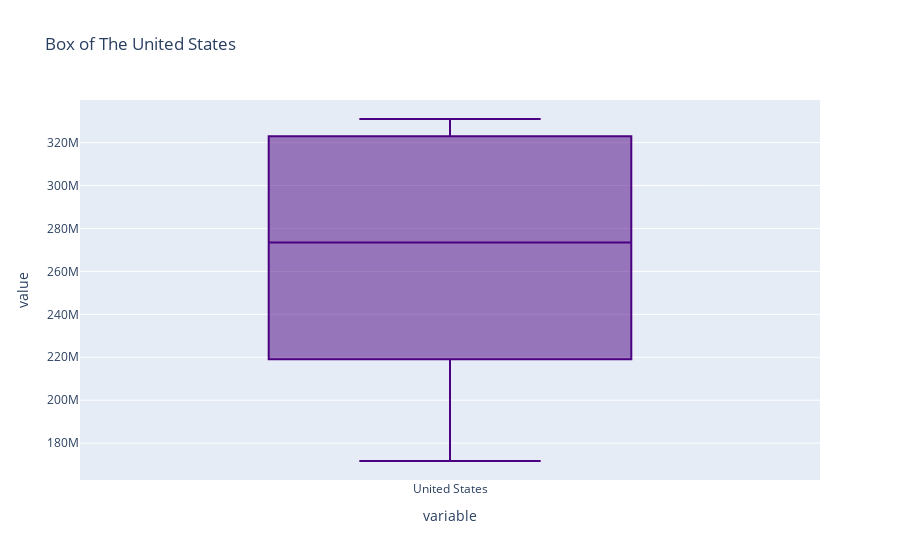

This figure's notebook cell:
### Code cell
fit = px.box(d,
             color_discrete_sequence = ['indigo'],

            title = 'Box of The United States')
fit.show()

### Figure 1 — Plotly figure (JSON) as saved in the notebook; plotly's stock layout.template omitted (floating-point values rounded to 4 significant figures)
{"data": [{"alignmentgroup": "True", "hovertemplate": "variable=%{x}<br>value=%{y}<extra></extra>", "legendgroup": "", "marker": {"color": "indigo"}, "name": "", "notched": false, "offsetgroup": "", "orientation": "v", "showlegend": false, "type": "box", "x": ["United States", "United States", "United States", "United States", "United States", "United States", "United States", "United States", "United States", "United States", "United States", "United States", "United States", "United States", "United States", "United States", "United States", "United States"], "x0": " ", "xaxis": "x", "y": [171700000.0, 186700000.0, 199700000.0, 209500000.0, 219100000.0, 229500000.0, 240500000.0, 252100000.0, 265200000.0, 281700000.0, 295000000.0, 309000000.0, 320900000.0, 323000000.0, 325100000.0, 327100000.0, 329100000.0, 331000000.0], "y0": " ", "yaxis": "y"}], "layout": {"boxmode": "group", "legend": {"tracegroupgap": 0}, "title": {"text": "Box of The United States"}, "xaxis": {"anchor": "y", "domain": [0, 1], "title": {"text": "variable"}}, "yaxis": {"anchor": "x", "domain": [0, 1], "title": {"text": "value"}}}}
